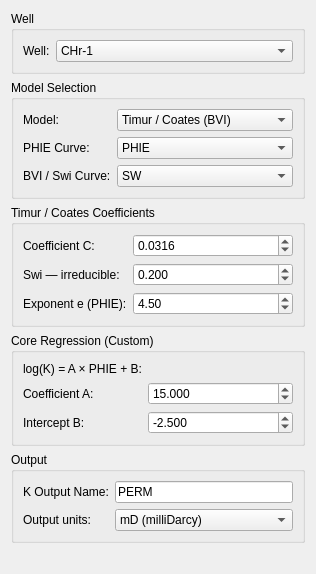
           <widget class="QWidget" name="scrollPermContents">
            <layout class="QVBoxLayout"><property name="spacing"><number>6</number></property>
             <item>
              <widget class="QGroupBox"><property name="title"><string>Well</string></property>
               <layout class="QFormLayout">
                <item row="0" column="0"><widget class="QLabel"><property name="text"><string>Well:</string></property></widget></item>
                <item row="0" column="1"><widget class="QComboBox" name="comboPerm2Well"><item><property name="text"><string>CHr-1</string></property></item><item><property name="text"><string>Tau-1</string></property></item></widget></item>
               </layout>
              </widget>
             </item>
             <item>
              <widget class="QGroupBox"><property name="title"><string>Model Selection</string></property>
               <layout class="QFormLayout">
                <item row="0" column="0"><widget class="QLabel"><property name="text"><string>Model:</string></property></widget></item>
                <item row="0" column="1"><widget class="QComboBox" name="comboPerm2Model"><item><property name="text"><string>Timur / Coates (BVI)</string></property></item><item><property name="text"><string>Kozeny-Carman</string></property></item><item><property name="text"><string>Wyllie-Rose</string></property></item><item><property name="text"><string>Morris-Biggs (Gas)</string></property></item><item><property name="text"><string>Core Regression (Custom)</string></property></item></widget></item>
                <item row="1" column="0"><widget class="QLabel"><property name="text"><string>PHIE Curve:</string></property></widget></item>
                <item row="1" column="1"><widget class="QComboBox" name="comboPerm2PHIE"><item><property name="text"><string>PHIE</string></property></item></widget></item>
                <item row="2" column="0"><widget class="QLabel"><property name="text"><string>BVI / Swi Curve:</string></property></widget></item>
                <item row="2" column="1"><widget class="QComboBox" name="comboPerm2BVI"><item><property name="text"><string>SW</string></property></item></widget></item>
               </layout>
              </widget>
             </item>
             <item>
              <widget class="QGroupBox"><property name="title"><string>Timur / Coates Coefficients</string></property>
               <layout class="QFormLayout">
                <item row="0" column="0"><widget class="QLabel"><property name="text"><string>Coefficient C:</string></property></widget></item>
                <item row="0" column="1"><widget class="QDoubleSpinBox" name="spinPerm2C"><property name="decimals"><number>4</number></property><property name="minimum"><double>0.0</double></property><property name="maximum"><double>100.0</double></property><property name="value"><double>0.0316</double></property></widget></item>
                <item row="1" column="0"><widget class="QLabel"><property name="text"><string>Swi — irreducible:</string></property></widget></item>
                <item row="1" column="1"><widget class="QDoubleSpinBox" name="spinPerm2Swi"><property name="decimals"><number>3</number></property><property name="minimum"><double>0.0</double></property><property name="maximum"><double>1.0</double></property><property name="value"><double>0.200</double></property></widget></item>
                <item row="2" column="0"><widget class="QLabel"><property name="text"><string>Exponent e (PHIE):</string></property></widget></item>
                <item row="2" column="1"><widget class="QDoubleSpinBox" name="spinPerm2E"><property name="decimals"><number>2</number></property><property name="minimum"><double>1.0</double></property><property name="maximum"><double>8.0</double></property><property name="value"><double>4.50</double></property></widget></item>
               </layout>
              </widget>
             </item>
             <item>
              <widget class="QGroupBox"><property name="title"><string>Core Regression (Custom)</string></property>
               <layout class="QFormLayout">
                <item row="0" column="0"><widget class="QLabel"><property name="text"><string>log(K) = A × PHIE + B:</string></property></widget></item>
                <item row="0" column="1"><widget class="QLabel"><property name="text"><string></string></property></widget></item>
                <item row="1" column="0"><widget class="QLabel"><property name="text"><string>Coefficient A:</string></property></widget></item>
                <item row="1" column="1"><widget class="QDoubleSpinBox" name="spinPerm2RegA"><property name="decimals"><number>3</number></property><property name="minimum"><double>-100.0</double></property><property name="maximum"><double>100.0</double></property><property name="value"><double>15.0</double></property></widget></item>
                <item row="2" column="0"><widget class="QLabel"><property name="text"><string>Intercept B:</string></property></widget></item>
                <item row="2" column="1"><widget class="QDoubleSpinBox" name="spinPerm2RegB"><property name="decimals"><number>3</number></property><property name="minimum"><double>-20.0</double></property><property name="maximum"><double>20.0</double></property><property name="value"><double>-2.5</double></property></widget></item>
               </layout>
              </widget>
             </item>
             <item>
              <widget class="QGroupBox"><property name="title"><string>Output</string></property>
               <layout class="QFormLayout">
                <item row="0" column="0"><widget class="QLabel"><property name="text"><string>K Output Name:</string></property></widget></item>
                <item row="0" column="1"><widget class="QLineEdit" name="linePerm2Out"><property name="text"><string>PERM</string></property></widget></item>
                <item row="1" column="0"><widget class="QLabel"><property name="text"><string>Output units:</string></property></widget></item>
                <item row="1" column="1"><widget class="QComboBox" name="comboPerm2Units"><item><property name="text"><string>mD (milliDarcy)</string></property></item><item><property name="text"><string>μD (microDarcy)</string></property></item><item><property name="text"><string>m² (SI)</string></property></item></widget></item>
               </layout>
              </widget>
             </item>
             <item><spacer><property name="orientation"><enum>Qt::Vertical</enum></property><property name="sizeHint" stdset="0"><size><width>20</width><height>20</height></size></property></spacer></item>
            </layout>
           </widget>
